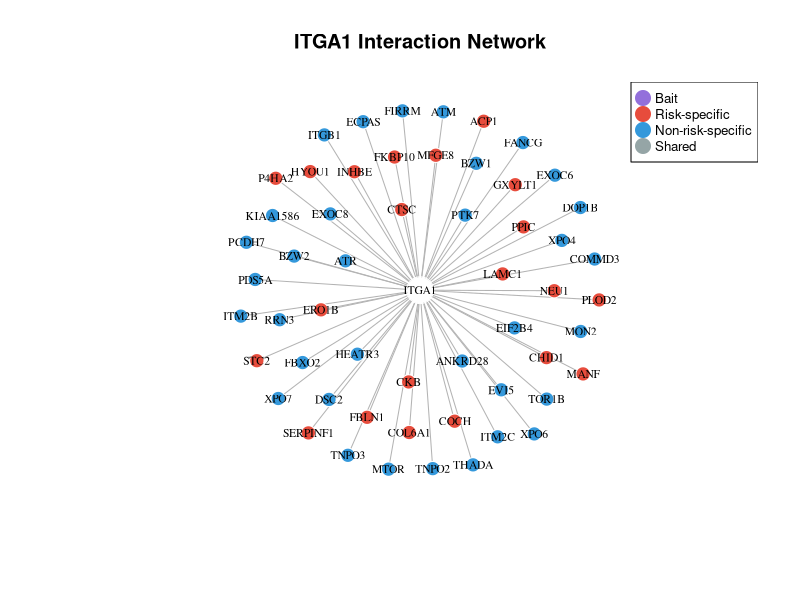
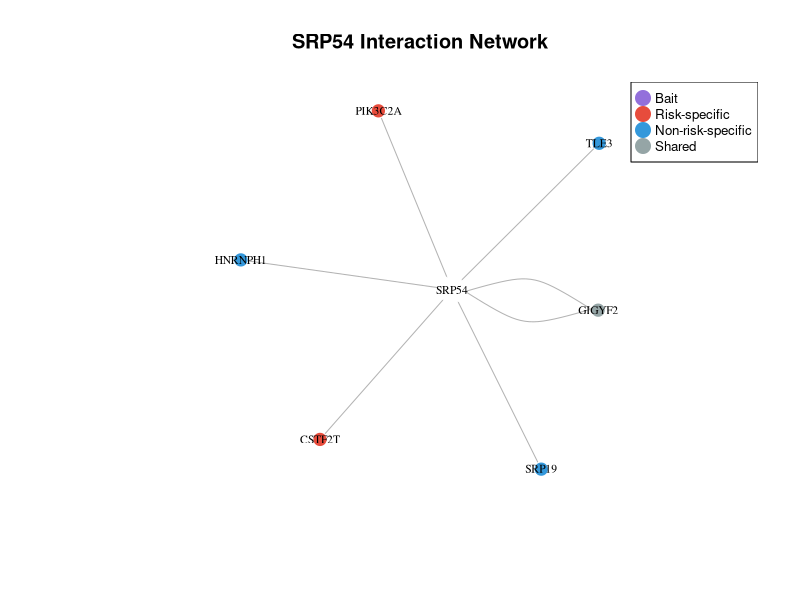
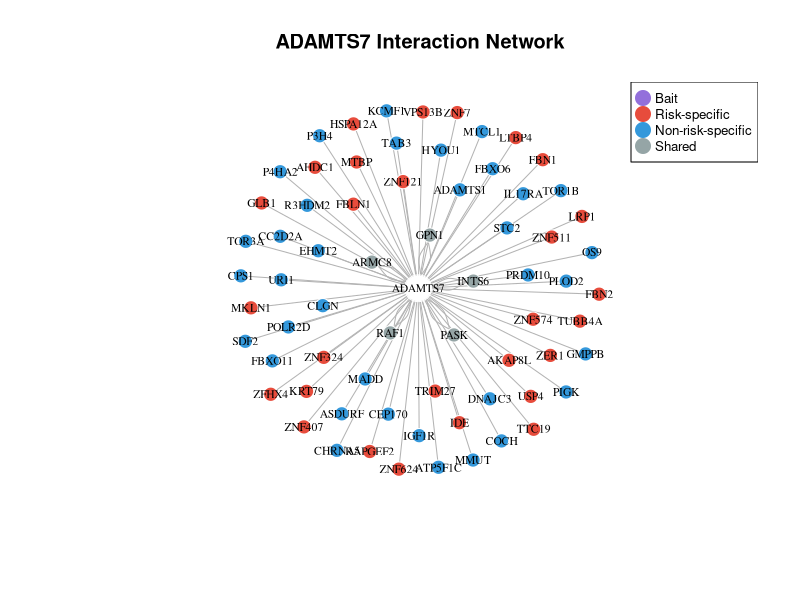
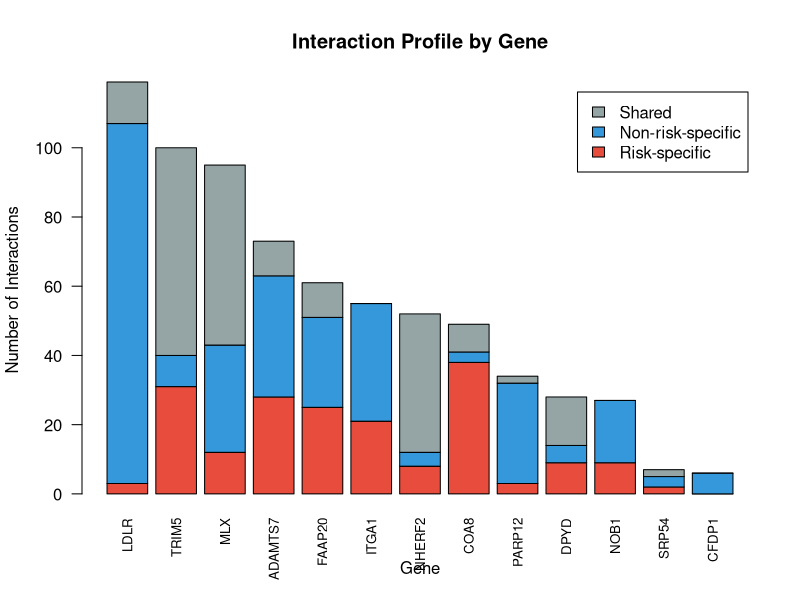

Here is the R script that generated these plots, in order:
# CAD Isoform Network Visualization v1

library(tidyverse)
library(igraph)
library(ggraph)

# Read data
network <- read_csv("./data/master_network_full_annotated.csv")

# ============================================================================
# 1. SUMMARY TABLE (2 minutes)
# ============================================================================

summary_table <- network %>%
  group_by(source_harmonized) %>%
  summarize(
    Total = n(),
    Risk = sum(specificity == "risk-specific"),
    NonRisk = sum(specificity == "nonrisk-specific"),
    Shared = sum(specificity == "shared"),
    Jaccard = round(Shared / (Risk + NonRisk + Shared), 2)
  ) %>%
  arrange(desc(Total))

write_csv(summary_table, "QUICK_summary_table.csv")
print(summary_table)

# ============================================================================
# 2. SINGLE GENE NETWORK - ITGA1 (3 minutes)
# ============================================================================

plot_simple_network <- function(data, gene) {
  
  # Filter
  df <- data %>% filter(source_harmonized == gene)
  
  # Create graph
  g <- graph_from_data_frame(
    df %>% select(source_harmonized, target_harmonized),
    directed = FALSE
  )
  
  # Colors
  node_colors <- c(gene = "#9370DB")  # Bait = purple
  for(i in 1:nrow(df)) {
    target <- df$target_harmonized[i]
    spec <- df$specificity[i]
    node_colors[target] <- case_when(
      spec == "risk-specific" ~ "#E74C3C",      # Red
      spec == "nonrisk-specific" ~ "#3498DB",   # Blue
      spec == "shared" ~ "#95A5A6"              # Gray
    )
  }
  
  # Layout
  set.seed(123)
  l <- layout_with_fr(g)
  
  # Node sizes
  node_sizes <- ifelse(V(g)$name == gene, 15, 8)
  
  # Plot
  pdf(paste0("QUICK_", gene, "_network.pdf"), width = 10, height = 8)
  plot(g, 
       vertex.color = node_colors[V(g)$name],
       vertex.size = node_sizes,
       vertex.label.cex = 0.7,
       vertex.label.color = "black",
       vertex.frame.color = "white",
       edge.color = "gray70",
       edge.width = 1,
       layout = l,
       main = paste(gene, "Interaction Network"))
  legend("topright", 
         legend = c("Bait", "Risk-specific", "Non-risk-specific", "Shared"),
         col = c("#9370DB", "#E74C3C", "#3498DB", "#95A5A6"),
         pch = 19, pt.cex = 2, cex = 0.8)
  dev.off()
  
  cat(paste("✓", gene, "network saved\n"))
}

# Make networks for key genes
plot_simple_network(network, "ITGA1")
plot_simple_network(network, "SRP54")
plot_simple_network(network, "ADAMTS7")

# ============================================================================
# 3. QUICK BAR CHART
# ============================================================================

pdf("QUICK_interaction_barplot.pdf", width = 10, height = 6)
barplot(
  t(as.matrix(summary_table[, c("Risk", "NonRisk", "Shared")])),
  names.arg = summary_table$source_harmonized,
  col = c("#E74C3C", "#3498DB", "#95A5A6"),
  legend = c("Risk-specific", "Non-risk-specific", "Shared"),
  main = "Interaction Profile by Gene",
  xlab = "Gene",
  ylab = "Number of Interactions",
  las = 2,
  cex.names = 0.8
)
dev.off()

cat("\n✓ All quick visualizations complete!\n")
cat("Files created:\n")
cat("  - QUICK_summary_table.csv\n")
cat("  - QUICK_ITGA1_network.pdf\n")
cat("  - QUICK_SRP54_network.pdf\n")
cat("  - QUICK_ADAMTS7_network.pdf\n")
cat("  - QUICK_interaction_barplot.pdf\n")
